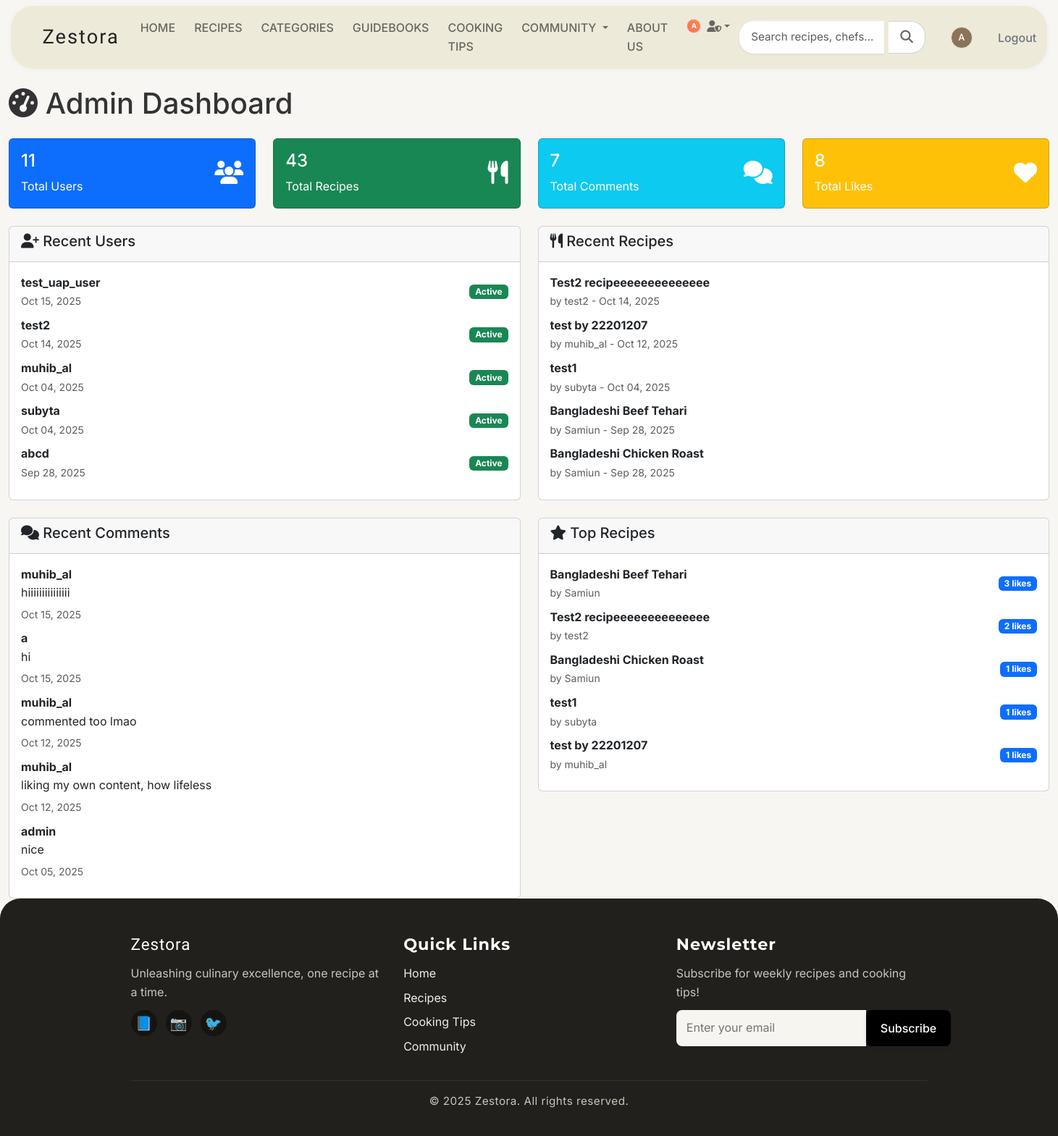
The page /admin-tools/dashboard/ (signed in) on the database its author committed.
### recipes/models.py (models this page shows, shortened)
class Recipe(models.Model):
    DIFFICULTY_CHOICES = [
        ('easy', 'Easy'),
        ('medium', 'Medium'),
        ('hard', 'Hard'),
    ]
    title = models.CharField(max_length=200)
    slug = models.SlugField(unique=True)
    description = models.TextField()
    ingredients = models.TextField()
    instructions = models.TextField()
    prep_time = models.IntegerField(help_text="Preparation time in minutes")
    cook_time = models.IntegerField(help_text="Cooking time in minutes")
    servings = models.IntegerField()
    difficulty = models.CharField(max_length=10, choices=DIFFICULTY_CHOICES)
    category = models.ForeignKey(Category, on_delete=models.CASCADE)
    image = models.ImageField(upload_to='recipes/', blank=True, null=True)
    author = models.ForeignKey(User, on_delete=models.CASCADE)
    featured = models.BooleanField(default=False)
    created_at = models.DateTimeField(auto_now_add=True)
    updated_at = models.DateTimeField(auto_now=True)

class Comment(models.Model):
    recipe = models.ForeignKey(Recipe, on_delete=models.CASCADE, related_name='comments')
    user = models.ForeignKey(User, on_delete=models.CASCADE, related_name='recipe_comments')
    content = models.TextField()
    parent = models.ForeignKey('self', on_delete=models.CASCADE, blank=True, null=True, related_name='replies')
    created_at = models.DateTimeField(auto_now_add=True)
    updated_at = models.DateTimeField(auto_now=True)
    is_active = models.BooleanField(default=True)
    class Meta:
        ordering = ['-created_at']

### admin_tools/views.py (the view)
# urls.py: path('dashboard/', views.admin_dashboard, name='dashboard'),
@user_passes_test(is_admin)
def admin_dashboard(request):
    total_users = User.objects.count()
    total_recipes = Recipe.objects.count()
    total_comments = Comment.objects.count()
    total_likes = RecipeLike.objects.count()
    recent_users = User.objects.order_by('-date_joined')[:5]
    recent_recipes = Recipe.objects.order_by('-created_at')[:5]
    recent_comments = Comment.objects.order_by('-created_at')[:5]
    top_recipes = Recipe.objects.all()
    top_recipes_with_likes = []
    for recipe in top_recipes:
        like_count = recipe.likes.filter(is_like=True).count()
        top_recipes_with_likes.append({
            'recipe': recipe,
            'like_count': like_count
        })
    top_recipes_with_likes.sort(key=lambda x: x['like_count'], reverse=True)
    top_recipes_data = top_recipes_with_likes[:5]
    context = {
        'total_users': total_users,
        'total_recipes': total_recipes,
        'total_comments': total_comments,
        'total_likes': total_likes,
        'recent_users': recent_users,
        'recent_recipes': recent_recipes,
        'recent_comments': recent_comments,
        'top_recipes': top_recipes_data,
    }
    return render(request, 'admin_tools/dashboard.html', context)

### templates/admin_tools/dashboard.html (shortened to what this page needs)
{% extends 'base.html' %}
{% load static %}
{% block content %}
<div class="container-fluid mt-4">
    <div class="row">
        <div class="col-12">
            <h1 class="mb-4">
                <i class="fas fa-tachometer-alt"></i> Admin Dashboard
            </h1>
        </div>
    </div>
    <div class="row mb-4">
        <div class="col-md-3">
            <div class="card bg-primary text-white">
                <div class="card-body">
                    <div class="d-flex justify-content-between">
                        <div>
                            <h4>{{ total_users }}</h4>
                            <p class="mb-0">Total Users</p>
                        </div>
                        <div class="align-self-center">
                            <i class="fas fa-users fa-2x"></i>
                        </div>
                    </div>
                </div>
            </div>
        </div>
        <div class="col-md-3">
            <div class="card bg-success text-white">
                <div class="card-body">
                    <div class="d-flex justify-content-between">
                        <div>
                            <h4>{{ total_recipes }}</h4>
                            <p class="mb-0">Total Recipes</p>
                        </div>
                        <div class="align-self-center">
                            <i class="fas fa-utensils fa-2x"></i>
                        </div>
                    </div>
                </div>
            </div>
        </div>
        <div class="col-md-3">
            <div class="card bg-info text-white">
                <div class="card-body">
                    <div class="d-flex justify-content-between">
                        <div>
                            <h4>{{ total_comments }}</h4>
                            <p class="mb-0">Total Comments</p>
                        </div>
                        <div class="align-self-center">
                            <i class="fas fa-comments fa-2x"></i>
                        </div>
                    </div>
                </div>
            </div>
        </div>
        <div class="col-md-3">
            <div class="card bg-warning text-white">
                <div class="card-body">
                    <div class="d-flex justify-content-between">
                        <div>
                            <h4>{{ total_likes }}</h4>
                            <p class="mb-0">Total Likes</p>
                        </div>
                        <div class="align-self-center">
                            <i class="fas fa-heart fa-2x"></i>
                        </div>
                    </div>
                </div>
            </div>
        </div>
    </div>
    <div class="row">
        <div class="col-md-6">
            <div class="card">
                <div class="card-header">
                    <h5><i class="fas fa-user-plus"></i> Recent Users</h5>
                </div>
                <div class="card-body">
                    {% for user in recent_users %}
                    <div class="d-flex justify-content-between align-items-center mb-2">
                        <div>
                            <strong>{{ user.username }}</strong>
                            <br>
                            <small class="text-muted">{{ user.date_joined|date:"M d, Y" }}</small>
                        </div>
                        <span class="badge {% if user.is_active %}bg-success{% else %}bg-secondary{% endif %}">
                            {% if user.is_active %}Active{% else %}Inactive{% endif %}
                        </span>
                    </div>
                    {% empty %}
                    <p class="text-muted">No users found.</p>
                    {% endfor %}
                </div>
            </div>
        </div>
        <div class="col-md-6">
            <div class="card">
                <div class="card-header">
                    <h5><i class="fas fa-utensils"></i> Recent Recipes</h5>
                </div>
                <div class="card-body">
                    {% for recipe in recent_recipes %}
                    <div class="d-flex justify-content-between align-items-center mb-2">
                        <div>
                            <strong>{{ recipe.title|truncatechars:30 }}</strong>
                            <br>
                            <small class="text-muted">by {{ recipe.author.username }} - {{ recipe.created_at|date:"M d, Y" }}</small>
                        </div>
                    </div>
                    {% empty %}
                    <p class="text-muted">No recipes found.</p>
                    {% endfor %}
                </div>
            </div>
        </div>
    </div>
    <div class="row mt-4">
        <div class="col-md-6">
            <div class="card">
                <div class="card-header">
                    <h5><i class="fas fa-comments"></i> Recent Comments</h5>
                </div>
                <div class="card-body">
                    {% for comment in recent_comments %}
                    <div class="mb-2">
                        <strong>{{ comment.user.username }}</strong>
                        <p class="mb-1">{{ comment.content|truncatechars:50 }}</p>
                        <small class="text-muted">{{ comment.created_at|date:"M d, Y" }}</small>
                    </div>
                    {% empty %}
                    <p class="text-muted">No comments found.</p>
                    {% endfor %}
                </div>
            </div>
        </div>
        <div class="col-md-6">
            <div class="card">
                <div class="card-header">
                    <h5><i class="fas fa-star"></i> Top Recipes</h5>
                </div>
                <div class="card-body">
                    {% for recipe_data in top_recipes %}
                    <div class="d-flex justify-content-between align-items-center mb-2">
                        <div>
                            <strong>{{ recipe_data.recipe.title|truncatechars:30 }}</strong>
                            <br>
                            <small class="text-muted">by {{ recipe_data.recipe.author.username }}</small>
                        </div>
                        <span class="badge bg-primary">{{ recipe_data.like_count }} likes</span>
                    </div>
                    {% empty %}
                    <p class="text-muted">No recipes found.</p>
                    {% endfor %}
                </div>
            </div>
        </div>
    </div>
</div>
{% endblock %}

### templates/navbar.html (shortened to what this page needs)
<nav class="navbar navbar-expand-lg custom-navbar">
  <div class="container-fluid">
    <a class="navbar-brand" href="{% url 'home' %}">Zestora</a>
    <div class="collapse navbar-collapse" id="navbarNav">
      <ul class="navbar-nav me-auto">
        <li class="nav-item">
          <a class="nav-link{% if active_page == 'home' %} active{% endif %}" href="{% url 'home' %}">HOME</a>
        </li>
        <li class="nav-item">
          <a class="nav-link{% if active_page == 'recipes' %} active{% endif %}" href="{% url 'recipes:recipe_list' %}">RECIPES</a>
        </li>
        <li class="nav-item">
          <a class="nav-link{% if active_page == 'categories' %} active{% endif %}" href="{% url 'recipes:category_list' %}">CATEGORIES</a>
        </li>
        <li class="nav-item">
          <a class="nav-link{% if active_page == 'guidebooks' %} active{% endif %}" href="{% url 'guidebooks' %}">GUIDEBOOKS</a>
        </li>
        <li class="nav-item">
          <a class="nav-link{% if active_page == 'cooking_tips' %} active{% endif %}" href="{% url 'tips:tip_list' %}">COOKING TIPS</a>
        </li>
        <li class="nav-item dropdown">
          <a class="nav-link dropdown-toggle{% if active_page == 'community' %} active{% endif %}" href="#" role="button" data-bs-toggle="dropdown" aria-expanded="false">
            COMMUNITY
          </a>
        </li>
        <li class="nav-item">
          <a class="nav-link{% if active_page == 'about' %} active{% endif %}" href="{% url 'about' %}">ABOUT US</a>
        </li>
        {% if user.is_staff or user.is_superuser %}
        <li class="nav-item dropdown">
          <a class="nav-link dropdown-toggle admin-dropdown-btn d-flex align-items-center" href="#" role="button" data-bs-toggle="dropdown" aria-expanded="false">
            {% if user.profile.profile_image %}
              <img src="{{ user.profile.profile_image.url }}" alt="{{ user.username }}" class="admin-profile-img me-1">
            {% else %}
              <div class="admin-profile-placeholder me-1">
                {{ user.first_name.0|default:user.username.0|upper }}
              </div>
            {% endif %}
            <i class="fas fa-user-shield ms-1"></i>
          </a>
        </li>
        {% endif %}
      </ul>
      <div class="d-flex align-items-center gap-3">
        <div class="navbar-search-container">
          <form method="GET" action="{% url 'search' %}" class="d-flex search-form">
            <div class="navbar-search-input-group">
              <input type="text" name="q" placeholder="Search recipes, chefs..." class="form-control search-input" id="navbar-search-input" autocomplete="off">
              <button type="submit" class="btn search-btn">
                <i class="fas fa-search"></i>
              </button>
            </div>
          </form>
        </div>
        <div class="auth-buttons">
          {% if user.is_authenticated %}
            <a href="{% url 'userprofile:profile' username=user.username %}" class="btn btn-user-icon" title="My Profile">
              {% if user.profile.profile_image %}
                <img src="{{ user.profile.profile_image.url }}" alt="{{ user.username }}" class="navbar-profile-img">
              {% else %}
                <div class="navbar-profile-placeholder">
                  {{ user.first_name.0|default:user.username.0|upper }}
                </div>
              {% endif %}
            </a>
            <a href="{% url 'logout' %}" class="btn btn-outline-secondary">Logout</a>
          {% else %}
            <a href="{% url 'login' %}" class="btn btn-outline-secondary">Login</a>
            <a href="{% url 'signup' %}" class="btn btn-primary">Sign Up</a>
          {% endif %}
        </div>
      </div>
    </div>
  </div>
</nav>

### rows shown on the page
Recipe: title "Test2 recipeeeeeeeeeeeeee", author.username "test2", created_at "Oct 14, 2025", recipe "Test2 recipeeeeeeeeeeeeee", recipe.author.username "test2", like_count "2"
Recipe: title "test by 22201207", author.username "muhib_al", created_at "Oct 12, 2025", recipe "test by 22201207", recipe.author.username "muhib_al", like_count "1"
Recipe: title "test1", author.username "subyta", created_at "Oct 04, 2025", recipe "test1", recipe.author.username "subyta", like_count "1"
Recipe: title "Bangladeshi Beef Tehari", author.username "Samiun", created_at "Sep 28, 2025", recipe "Bangladeshi Beef Tehari", recipe.author.username "Samiun", like_count "3"
Recipe: title "Bangladeshi Chicken Roast", author.username "Samiun", created_at "Sep 28, 2025", recipe "Bangladeshi Chicken Roast", recipe.author.username "Samiun", like_count "1"
Comment: user.username "muhib_al", content "hiiiiiiiiiiiiiii", created_at "Oct 15, 2025"
Comment: user.username "a", content "hi", created_at "Oct 15, 2025"
Comment: user.username "muhib_al", content "commented too lmao", created_at "Oct 12, 2025"
Comment: user.username "muhib_al", content "liking my own content, how lifeless", created_at "Oct 12, 2025"
Comment: user.username "admin", content "nice", created_at "Oct 05, 2025"

### other values the page prints
{{ user.first_name.0|default:user.username.0|upper }} "A"
{{ total_users }} "11"
{{ total_recipes }} "43"
{{ total_comments }} "7"
{{ total_likes }} "8"
{{ user.username }} "test_uap_user"
{{ user.date_joined|date:"M d, Y" }} "Oct 15, 2025"
{{ user.username }} "test2"
{{ user.date_joined|date:"M d, Y" }} "Oct 14, 2025"
{{ user.username }} "muhib_al"
{{ user.date_joined|date:"M d, Y" }} "Oct 04, 2025"
{{ user.username }} "subyta"
{{ user.username }} "abcd"
{{ user.date_joined|date:"M d, Y" }} "Sep 28, 2025"
